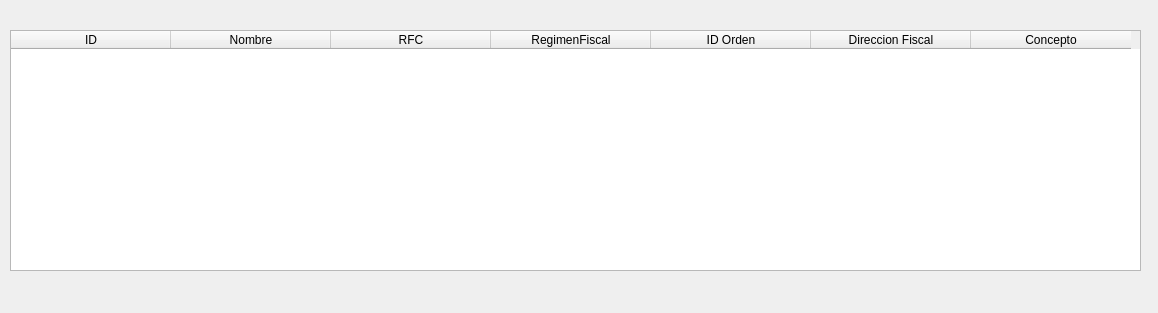
<?xml version="1.0" encoding="UTF-8"?>
<ui version="4.0">
 <class>facturacion</class>
 <widget class="QDialog" name="facturacion">
  <property name="geometry">
   <rect>
    <x>0</x>
    <y>0</y>
    <width>1158</width>
    <height>313</height>
   </rect>
  </property>
  <property name="windowTitle">
   <string>Dialog</string>
  </property>
  <widget class="QTableWidget" name="tableWidget">
   <property name="geometry">
    <rect>
     <x>10</x>
     <y>30</y>
     <width>1131</width>
     <height>241</height>
    </rect>
   </property>
   <attribute name="horizontalHeaderDefaultSectionSize">
    <number>160</number>
   </attribute>
   <column>
    <property name="text">
     <string>ID</string>
    </property>
   </column>
   <column>
    <property name="text">
     <string>Nombre</string>
    </property>
   </column>
   <column>
    <property name="text">
     <string>RFC</string>
    </property>
   </column>
   <column>
    <property name="text">
     <string>RegimenFiscal</string>
    </property>
   </column>
   <column>
    <property name="text">
     <string>ID Orden</string>
    </property>
   </column>
   <column>
    <property name="text">
     <string>Direccion Fiscal</string>
    </property>
   </column>
   <column>
    <property name="text">
     <string>Concepto</string>
    </property>
   </column>
  </widget>
 </widget>
 <resources/>
 <connections/>
</ui>
